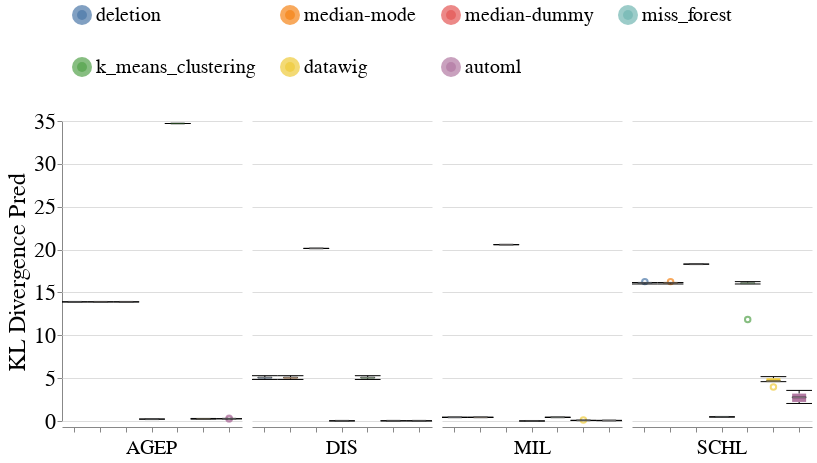

Notebook code for this chart:
### Code cell
create_box_plots_for_mixed_exp(dataset_name=DATASET_NAME,
                               column_names=['SCHL', 'DIS', 'MIL', 'AGEP'],
                               metric_name='kl_divergence_pred',
                               db_client=db_client,
                               without_dummy=False)

### Figure 1 — Vega-Lite specification as saved in the notebook (floating-point values rounded to 4 significant figures; data arrays with more than 128 entries replaced by an {"elided": "..."} marker saying what was removed)
{"config": {"view": {"continuousWidth": 400, "continuousHeight": 300, "stroke": null}, "axis": {"labelFontSize": 22, "labelFontWeight": "normal", "titleFontSize": 24, "titleFontWeight": "normal"}, "facet": {"spacing": 10}, "header": {"labelFontSize": 20, "labelOrient": "bottom", "labelPadding": 5, "titleFontSize": 20}, "legend": {"columns": 4, "direction": "horizontal", "labelFontSize": 20, "labelLimit": 400, "orient": "top", "symbolOffset": 10, "symbolStrokeWidth": 10, "titleAnchor": "middle", "titleFontSize": 22, "titleLimit": 300}, "title": {"fontSize": 20}}, "data": {"name": "data-4f53c795a53e7137151b15594ced05a4"}, "mark": {"type": "boxplot", "median": {"stroke": "black", "strokeWidth": 0.7}, "ticks": true}, "encoding": {"color": {"field": "Null_Imputer_Name", "sort": ["deletion", "median-mode", "median-dummy", "miss_forest", "k_means_clustering", "datawig", "automl"], "title": null, "type": "nominal"}, "column": {"field": "Column_With_Nulls", "title": null, "type": "nominal"}, "x": {"axis": {"labels": false}, "field": "Null_Imputer_Name", "sort": ["deletion", "median-mode", "median-dummy", "miss_forest", "k_means_clustering", "datawig", "automl"], "title": null, "type": "nominal"}, "y": {"field": "Kl_Divergence_Pred", "scale": {"zero": false}, "title": "KL Divergence Pred", "type": "quantitative"}}, "width": 180, "$schema": "https://vega.github.io/schema/vega-lite/v4.17.0.json", "datasets": {"data-4f53c795a53e7137151b15594ced05a4": {"elided": "164 records"}}}
